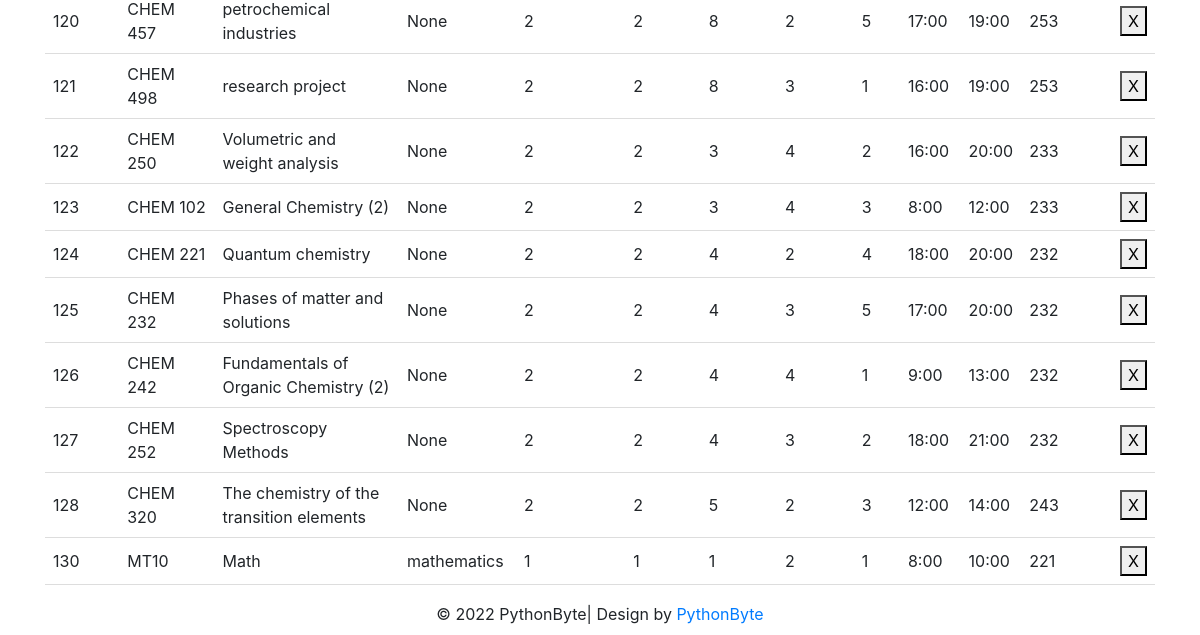
The app's page /del_course (lower part), older data.
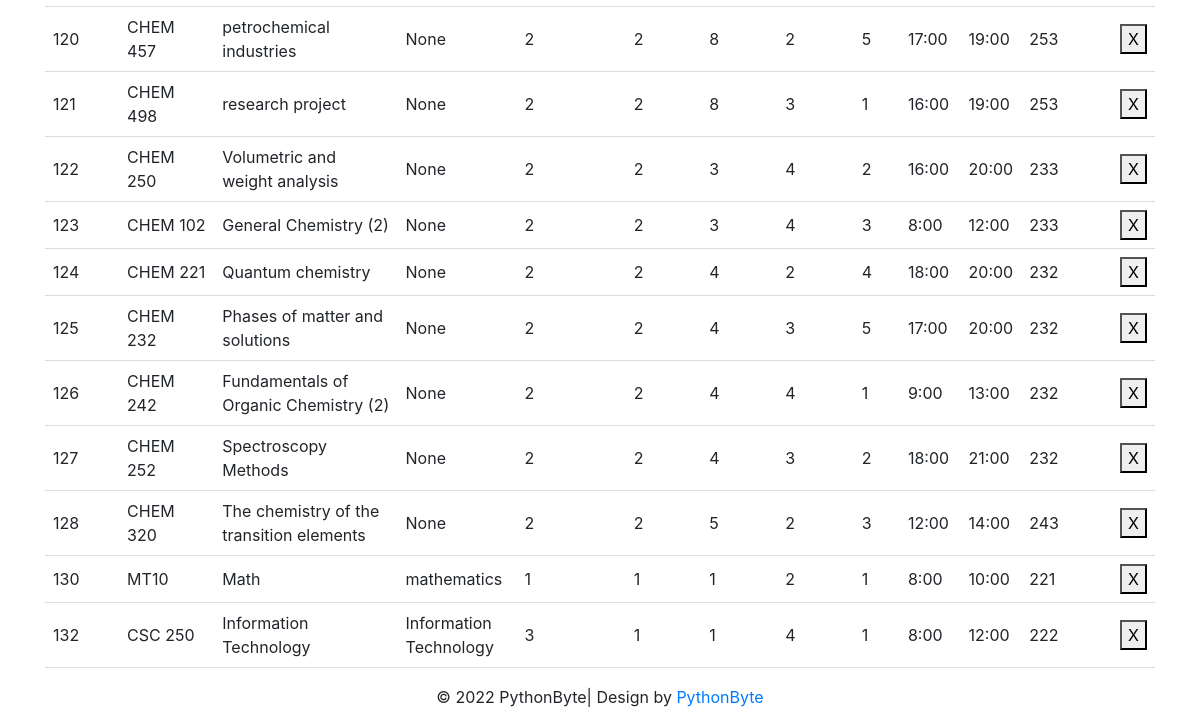
The same page, newer data.
### tables this page shows
CREATE TABLE course (course_id INTEGER NOT NULL PRIMARY KEY AUTOINCREMENT UNIQUE, course_name [nchar] (10), course_descr [nchar] (10), course_code [nchar] (10), dep_id [int], plan_id [int], level_id [int], credit INTEGER, Day_id REFERENCES Day (Day_id), fromT TIME, toT TIME, loc_id INTEGER, SEM INTEGER DEFAULT (223), lec_id INTEGER);

### add_course.py (the view, shortened to what this page needs)
@add_course.route("/del_course",methods = ["POST","GET"])
def del_course():
    if request.method=='GET':
        con = sqlite3.connect("instance/db.sqlite")
        cur = con.cursor()
        cur.execute("SELECT * FROM courses_view")
        data6 = cur.fetchall()
        cur.execute("SELECT * FROM dep")
        Department = cur.fetchall()
        cur.execute("SELECT * FROM Day")
        Day = cur.fetchall()
        cur.execute("SELECT * FROM Time_list")
        From = cur.fetchall()
        cur.execute("SELECT * FROM Time_list")
        To = cur.fetchall()
        cur.execute("SELECT * FROM Semester")
        Semester = cur.fetchall()
        return render_template('add_course.html',data6=data6,Department=Department,Day=Day,Form=From,To=To,Semester=Semester)
    return render_template("add_course.html",data6=data6,Department=Department,Day=Day,Form=From,To=To,Semester=Semester)

### templates/add_course.html (shortened to what this page needs)
{% extends "base.html" %}
{% block content %}
 <form method="post" action="/del_course">
    <table id="table_to_highlight" style="width:100%">
          <tbody>
           {% for row in data6 %}
                  <tr>
                      <td>{{row[0]}}</td>
                      <td>{{row[1]}}</td>
                      <td>{{row[2]}}</td>
                      <td>{{row[3]}}</td>
                      <td>{{row[4]}}</td>
                      <td>{{row[5]}}</td>
                      <td>{{row[6]}}</td>
                      <td>{{row[7]}}</td>
                      <td>{{row[8]}}</td>
                      <td>{{row[9]}}</td>
                      <td>{{row[10]}}</td>
                      <td>{{row[11]}}</td>
                      <td><button class="bi bi-plus" type="submit" value="{{ row[0] }}" name="CourseID">X</button></td>
                  </tr>
              {% endfor %}
          </tbody>
      </table>
 </form>
{% endblock %}

### templates/base.html (shortened to what this page needs)
<!DOCTYPE html>
<html>
<head>
    <link rel="stylesheet" href="https://cdn.jsdelivr.net/npm/bootstrap@4.3.1/dist/css/bootstrap.min.css">
    <link rel="stylesheet" href="https://cdnjs.cloudflare.com/ajax/libs/font-awesome/5.15.3/css/all.min.css">
    <link rel="stylesheet" href="https://mdbcdn.b-cdn.net/wp-content/themes/mdbootstrap4/docs-app/css/compiled-4.20.0.min.css">
  </head>
<body>
<section class="hero is-fullheight" style="background-color:#ffffff;">
    <div class="hero-body">
      <div class="container has-text-centered">
          {% block content %}{% endblock %}
      </div>
</section>
<footer><div>
  <p class="copyright">© 2022 PythonByte| Design by <a href="https://github.com/NaifAlblawi/PythonByte" target="_blank">PythonByte</a></p>
</div></footer>
</body>
</html>

### templates/base.html (style rules this page uses)
p.copyright { width: 100%; line-height: 10px; text-align: center; bottom:0; }

### templates/add_course.html (style rules this page uses)
body { text-align: center; }
table { border-collapse: collapse; width: 100%; }

Row changes from the older to the newer data that the page shows:
added course: course_id "132", course_code "CSC 250", course_name "Information Technology", course_descr "Information Technology", dep "3", plan "1", level "1", credit "4", Day "1", fromT "8:00", toT "12:00", SEM "222"
